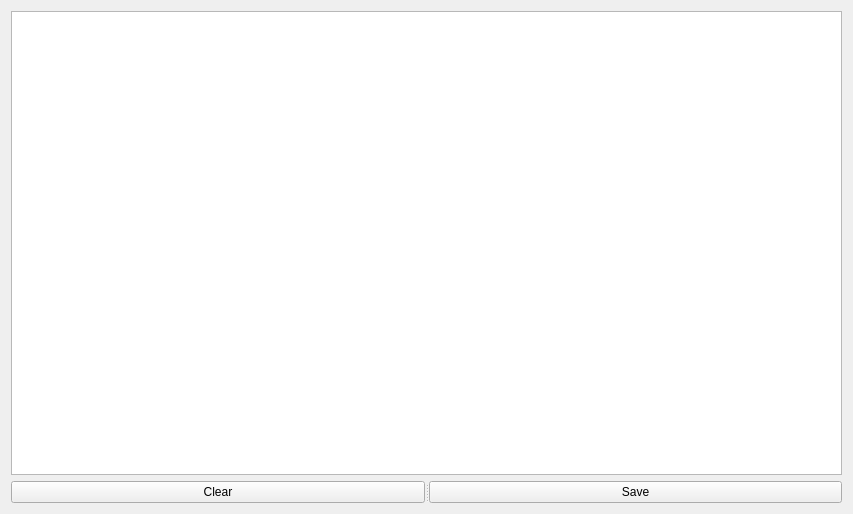
<?xml version="1.0" encoding="UTF-8"?>
<ui version="4.0">
 <class>update_user</class>
 <widget class="QWidget" name="update_user">
  <property name="geometry">
   <rect>
    <x>0</x>
    <y>0</y>
    <width>853</width>
    <height>514</height>
   </rect>
  </property>
  <property name="windowTitle">
   <string>Form</string>
  </property>
  <layout class="QGridLayout" name="gridLayout">
   <item row="0" column="0">
    <widget class="QTableView" name="editor">
     <property name="toolTip">
      <string>user to update</string>
     </property>
    </widget>
   </item>
   <item row="1" column="0">
    <widget class="QSplitter" name="splitter">
     <property name="orientation">
      <enum>Qt::Horizontal</enum>
     </property>
     <widget class="QPushButton" name="clear">
      <property name="toolTip">
       <string>reset user fields to the old</string>
      </property>
      <property name="text">
       <string>Clear</string>
      </property>
     </widget>
     <widget class="QPushButton" name="save">
      <property name="toolTip">
       <string>update user</string>
      </property>
      <property name="text">
       <string>Save</string>
      </property>
     </widget>
    </widget>
   </item>
  </layout>
 </widget>
 <resources/>
 <connections/>
</ui>
